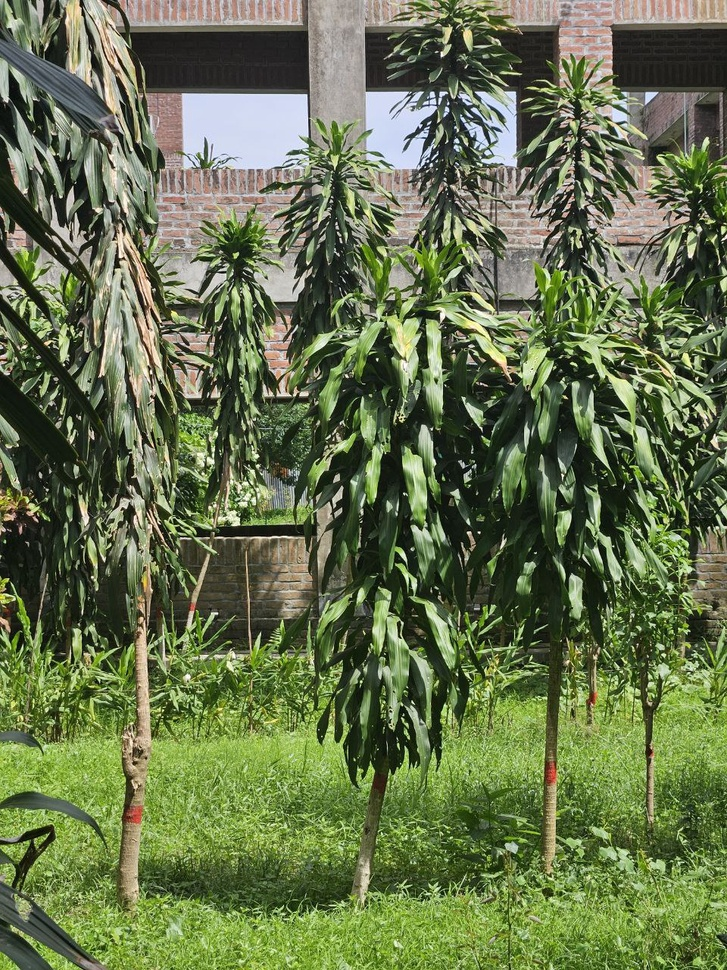
#> input picture DIP/DIP_Lab_406/Lab/Python/Lab_08/lab.jpg, 727 x 970 px, shrunk from 960 x 1280 before the run
$ python salt_and_peeper.py
#> lines starting #> are read from the running program, lines starting #| are printed output that depends on the picture
import cv2
import numpy as np
import matplotlib.pyplot as plt
def add_salt_and_pepper_noise(image, salt_prob=0.05, pepper_prob=0.05):
    noisy_image = np.copy(image)
    num_salt = np.ceil(salt_prob * image.size)
    coords = [np.random.randint(0, i - 1, int(num_salt)) for i in image.shape]
    noisy_image[coords[0], coords[1]] = 255
    num_pepper = np.ceil(pepper_prob * image.size)
    coords = [np.random.randint(0, i - 1, int(num_pepper)) for i in image.shape]
    noisy_image[coords[0], coords[1]] = 0
    return noisy_image
def remove_salt_and_pepper_noise(image, kernel_size=3):
    denoised_image = cv2.medianBlur(image, kernel_size)
    return denoised_image
image = cv2.imread('lab.jpg', 0)
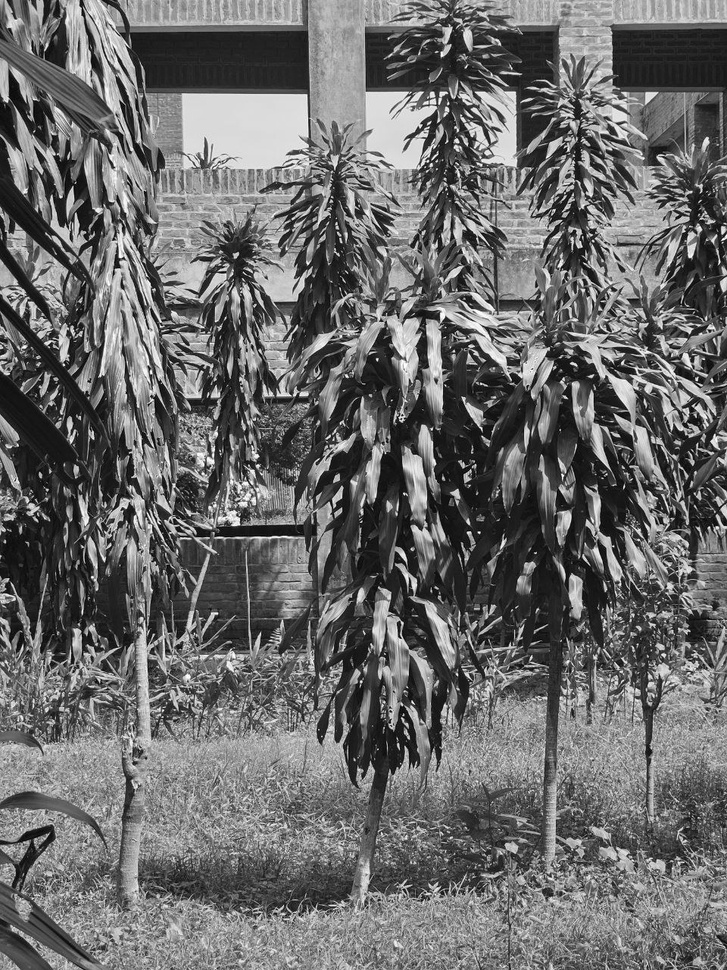
#> image: shape (970, 727); min 0, max 255, mean 106.6
noisy_image = add_salt_and_pepper_noise(image)
#> in add_salt_and_pepper_noise, `noisy_image[coords[0], coords[1]] = 0`:
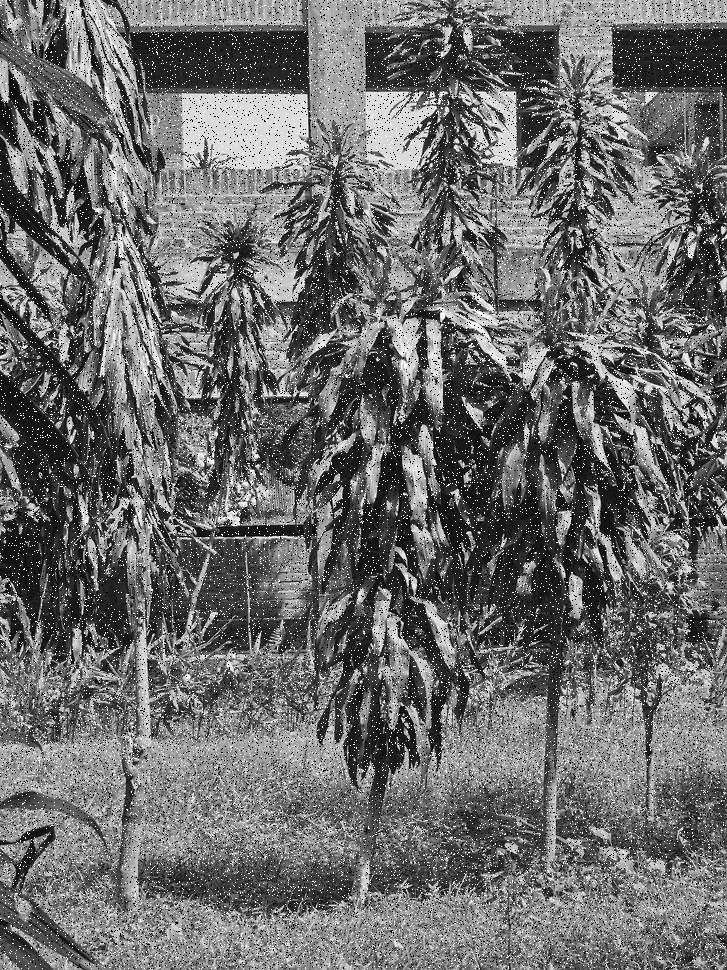
#> noisy_image: shape (970, 727); min 0, max 255, mean 108.3
denoised_image = remove_salt_and_pepper_noise(noisy_image)
plt.figure(figsize=(10, 5))
plt.subplot(1, 3, 1), plt.imshow(image, cmap='gray'), plt.title('Original')
plt.subplot(1, 3, 2), plt.imshow(noisy_image, cmap='gray'), plt.title('Noisy (Salt & Pepper)')
plt.subplot(1, 3, 3), plt.imshow(denoised_image, cmap='gray'), plt.title('Denoised (Median Filter)')
plt.show()
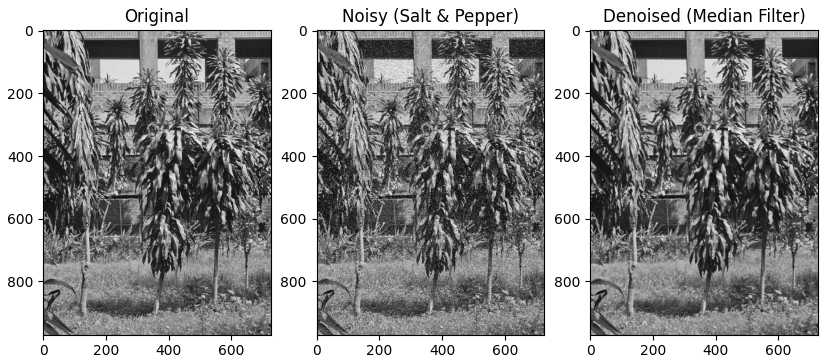
#> figure drawn by matplotlib, 3 panels

$ run again, with DIP/DIP_Lab_406/Lab/Python/Lab_08/nature.jpeg copied over DIP/DIP_Lab_406/Lab/Python/Lab_08/lab.jpg
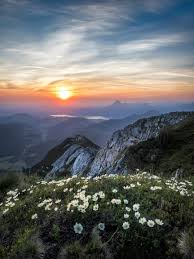
#> input picture DIP/DIP_Lab_406/Lab/Python/Lab_08/nature.jpeg, 194 x 259 px
#> in remove_salt_and_pepper_noise, `denoised_image = cv2.medianBlur(image, kernel_size)`:
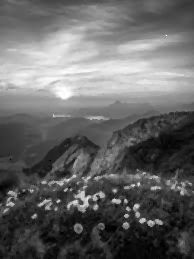
#> denoised_image: shape (259, 194); min 0, max 255, mean 102.3
#> `plt.show()`:
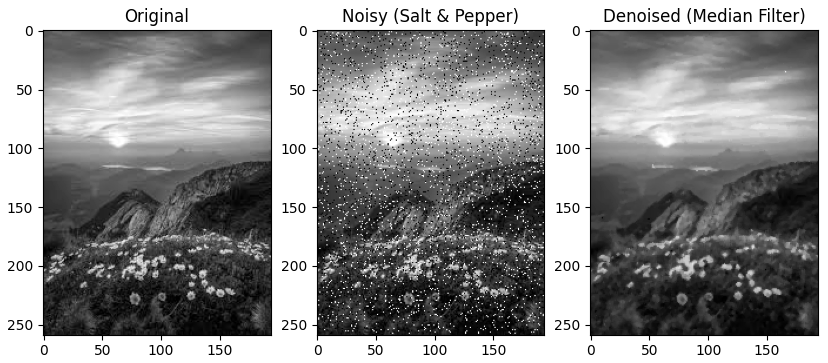
#> figure drawn by matplotlib, 3 panels
